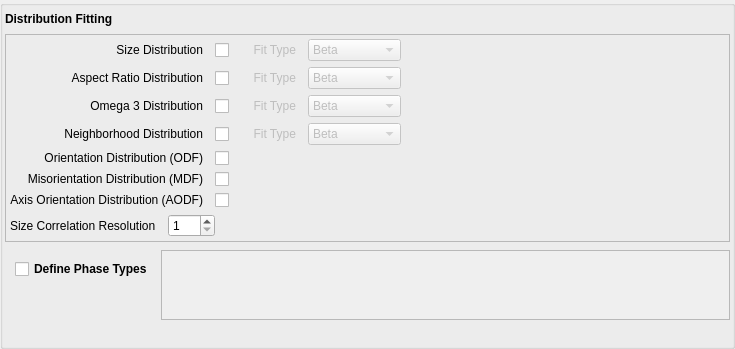
<?xml version="1.0" encoding="UTF-8"?>
<ui version="4.0">
 <class>QGenerateEnsembleStatisticsWidget</class>
 <widget class="QFilterWidget" name="QGenerateEnsembleStatisticsWidget">
  <property name="geometry">
   <rect>
    <x>0</x>
    <y>0</y>
    <width>735</width>
    <height>346</height>
   </rect>
  </property>
  <layout class="QVBoxLayout" name="verticalLayout">
   <property name="spacing">
    <number>8</number>
   </property>
   <property name="leftMargin">
    <number>2</number>
   </property>
   <property name="topMargin">
    <number>6</number>
   </property>
   <property name="rightMargin">
    <number>2</number>
   </property>
   <property name="bottomMargin">
    <number>6</number>
   </property>
   <item>
    <widget class="QLabel" name="label">
     <property name="sizePolicy">
      <sizepolicy hsizetype="Maximum" vsizetype="Maximum">
       <horstretch>0</horstretch>
       <verstretch>0</verstretch>
      </sizepolicy>
     </property>
     <property name="styleSheet">
      <string notr="true">QLabel {
font-weight: bold;
font-size: 12px;
}</string>
     </property>
     <property name="text">
      <string>Distribution Fitting</string>
     </property>
    </widget>
   </item>
   <item>
    <widget class="QFrame" name="distributionTypeFrame">
     <property name="sizePolicy">
      <sizepolicy hsizetype="Preferred" vsizetype="Maximum">
       <horstretch>0</horstretch>
       <verstretch>0</verstretch>
      </sizepolicy>
     </property>
     <property name="frameShape">
      <enum>QFrame::StyledPanel</enum>
     </property>
     <layout class="QVBoxLayout" name="distributionTypeLayout">
      <property name="margin">
       <number>4</number>
      </property>
      <item>
       <layout class="QGridLayout" name="widgetLayout">
        <property name="horizontalSpacing">
         <number>12</number>
        </property>
        <property name="bottomMargin">
         <number>0</number>
        </property>
        <item row="0" column="0">
         <widget class="QLabel" name="label_6">
          <property name="styleSheet">
           <string notr="true"/>
          </property>
          <property name="text">
           <string>Size Distribution</string>
          </property>
          <property name="alignment">
           <set>Qt::AlignRight|Qt::AlignTrailing|Qt::AlignVCenter</set>
          </property>
         </widget>
        </item>
        <item row="0" column="1">
         <widget class="QCheckBox" name="calcSizeDistribution">
          <property name="sizePolicy">
           <sizepolicy hsizetype="Fixed" vsizetype="Preferred">
            <horstretch>0</horstretch>
            <verstretch>0</verstretch>
           </sizepolicy>
          </property>
          <property name="text">
           <string/>
          </property>
         </widget>
        </item>
        <item row="0" column="3">
         <widget class="QLabel" name="label_2">
          <property name="enabled">
           <bool>false</bool>
          </property>
          <property name="text">
           <string>Fit Type</string>
          </property>
          <property name="alignment">
           <set>Qt::AlignRight|Qt::AlignTrailing|Qt::AlignVCenter</set>
          </property>
         </widget>
        </item>
        <item row="0" column="4">
         <widget class="QComboBox" name="m_SizeDistributionFitType">
          <property name="enabled">
           <bool>false</bool>
          </property>
          <item>
           <property name="text">
            <string>Beta</string>
           </property>
          </item>
          <item>
           <property name="text">
            <string>Log Normal</string>
           </property>
          </item>
          <item>
           <property name="text">
            <string>Power Law</string>
           </property>
          </item>
         </widget>
        </item>
        <item row="1" column="0">
         <widget class="QLabel" name="label_7">
          <property name="styleSheet">
           <string notr="true"/>
          </property>
          <property name="text">
           <string>Aspect Ratio Distribution</string>
          </property>
          <property name="alignment">
           <set>Qt::AlignRight|Qt::AlignTrailing|Qt::AlignVCenter</set>
          </property>
         </widget>
        </item>
        <item row="1" column="1">
         <widget class="QCheckBox" name="calcAspectRatioDistribution">
          <property name="sizePolicy">
           <sizepolicy hsizetype="Fixed" vsizetype="Preferred">
            <horstretch>0</horstretch>
            <verstretch>0</verstretch>
           </sizepolicy>
          </property>
          <property name="text">
           <string/>
          </property>
         </widget>
        </item>
        <item row="1" column="3">
         <widget class="QLabel" name="label_8">
          <property name="enabled">
           <bool>false</bool>
          </property>
          <property name="text">
           <string>Fit Type</string>
          </property>
          <property name="alignment">
           <set>Qt::AlignRight|Qt::AlignTrailing|Qt::AlignVCenter</set>
          </property>
         </widget>
        </item>
        <item row="2" column="0">
         <widget class="QLabel" name="label_9">
          <property name="styleSheet">
           <string notr="true"/>
          </property>
          <property name="text">
           <string>Omega 3 Distribution</string>
          </property>
          <property name="alignment">
           <set>Qt::AlignRight|Qt::AlignTrailing|Qt::AlignVCenter</set>
          </property>
         </widget>
        </item>
        <item row="2" column="1">
         <widget class="QCheckBox" name="calcOmega3Distribution">
          <property name="sizePolicy">
           <sizepolicy hsizetype="Fixed" vsizetype="Preferred">
            <horstretch>0</horstretch>
            <verstretch>0</verstretch>
           </sizepolicy>
          </property>
          <property name="text">
           <string/>
          </property>
         </widget>
        </item>
        <item row="2" column="3">
         <widget class="QLabel" name="label_10">
          <property name="enabled">
           <bool>false</bool>
          </property>
          <property name="text">
           <string>Fit Type</string>
          </property>
          <property name="alignment">
           <set>Qt::AlignRight|Qt::AlignTrailing|Qt::AlignVCenter</set>
          </property>
         </widget>
        </item>
        <item row="3" column="0">
         <widget class="QLabel" name="label_11">
          <property name="styleSheet">
           <string notr="true"/>
          </property>
          <property name="text">
           <string>Neighborhood Distribution</string>
          </property>
          <property name="alignment">
           <set>Qt::AlignRight|Qt::AlignTrailing|Qt::AlignVCenter</set>
          </property>
         </widget>
        </item>
        <item row="3" column="1">
         <widget class="QCheckBox" name="calcNeighborhoodDistribution">
          <property name="sizePolicy">
           <sizepolicy hsizetype="Fixed" vsizetype="Preferred">
            <horstretch>0</horstretch>
            <verstretch>0</verstretch>
           </sizepolicy>
          </property>
          <property name="text">
           <string/>
          </property>
         </widget>
        </item>
        <item row="3" column="3">
         <widget class="QLabel" name="label_12">
          <property name="enabled">
           <bool>false</bool>
          </property>
          <property name="text">
           <string>Fit Type</string>
          </property>
          <property name="alignment">
           <set>Qt::AlignRight|Qt::AlignTrailing|Qt::AlignVCenter</set>
          </property>
         </widget>
        </item>
        <item row="4" column="0">
         <widget class="QLabel" name="label_3">
          <property name="sizePolicy">
           <sizepolicy hsizetype="Preferred" vsizetype="Maximum">
            <horstretch>0</horstretch>
            <verstretch>0</verstretch>
           </sizepolicy>
          </property>
          <property name="styleSheet">
           <string notr="true"/>
          </property>
          <property name="text">
           <string>Orientation Distribution (ODF)</string>
          </property>
          <property name="alignment">
           <set>Qt::AlignRight|Qt::AlignTrailing|Qt::AlignVCenter</set>
          </property>
         </widget>
        </item>
        <item row="4" column="1">
         <widget class="QCheckBox" name="calcODF">
          <property name="sizePolicy">
           <sizepolicy hsizetype="Fixed" vsizetype="Maximum">
            <horstretch>0</horstretch>
            <verstretch>0</verstretch>
           </sizepolicy>
          </property>
          <property name="text">
           <string/>
          </property>
         </widget>
        </item>
        <item row="5" column="0">
         <widget class="QLabel" name="label_4">
          <property name="sizePolicy">
           <sizepolicy hsizetype="Preferred" vsizetype="Maximum">
            <horstretch>0</horstretch>
            <verstretch>0</verstretch>
           </sizepolicy>
          </property>
          <property name="styleSheet">
           <string notr="true"/>
          </property>
          <property name="frameShape">
           <enum>QFrame::NoFrame</enum>
          </property>
          <property name="text">
           <string>Misorientation Distribution (MDF)</string>
          </property>
          <property name="alignment">
           <set>Qt::AlignRight|Qt::AlignTrailing|Qt::AlignVCenter</set>
          </property>
         </widget>
        </item>
        <item row="5" column="1">
         <widget class="QCheckBox" name="calcMDF">
          <property name="sizePolicy">
           <sizepolicy hsizetype="Fixed" vsizetype="Maximum">
            <horstretch>0</horstretch>
            <verstretch>0</verstretch>
           </sizepolicy>
          </property>
          <property name="text">
           <string/>
          </property>
         </widget>
        </item>
        <item row="1" column="4">
         <widget class="QComboBox" name="m_AspectRatioDistributionFitType">
          <property name="enabled">
           <bool>false</bool>
          </property>
          <item>
           <property name="text">
            <string>Beta</string>
           </property>
          </item>
          <item>
           <property name="text">
            <string>Log Normal</string>
           </property>
          </item>
          <item>
           <property name="text">
            <string>Power Law</string>
           </property>
          </item>
         </widget>
        </item>
        <item row="2" column="4">
         <widget class="QComboBox" name="m_Omega3DistributionFitType">
          <property name="enabled">
           <bool>false</bool>
          </property>
          <item>
           <property name="text">
            <string>Beta</string>
           </property>
          </item>
          <item>
           <property name="text">
            <string>Log Normal</string>
           </property>
          </item>
          <item>
           <property name="text">
            <string>Power Law</string>
           </property>
          </item>
         </widget>
        </item>
        <item row="3" column="4">
         <widget class="QComboBox" name="m_NeighborhoodDistributionFitType">
          <property name="enabled">
           <bool>false</bool>
          </property>
          <item>
           <property name="text">
            <string>Beta</string>
           </property>
          </item>
          <item>
           <property name="text">
            <string>Log Normal</string>
           </property>
          </item>
          <item>
           <property name="text">
            <string>Power Law</string>
           </property>
          </item>
         </widget>
        </item>
        <item row="0" column="2" rowspan="7">
         <spacer name="horizontalSpacer_2">
          <property name="orientation">
           <enum>Qt::Horizontal</enum>
          </property>
          <property name="sizeType">
           <enum>QSizePolicy::Fixed</enum>
          </property>
          <property name="sizeHint" stdset="0">
           <size>
            <width>12</width>
            <height>20</height>
           </size>
          </property>
         </spacer>
        </item>
        <item row="3" column="5">
         <spacer name="horizontalSpacer">
          <property name="orientation">
           <enum>Qt::Horizontal</enum>
          </property>
          <property name="sizeHint" stdset="0">
           <size>
            <width>40</width>
            <height>20</height>
           </size>
          </property>
         </spacer>
        </item>
        <item row="6" column="0">
         <widget class="QLabel" name="label_5">
          <property name="sizePolicy">
           <sizepolicy hsizetype="Preferred" vsizetype="Maximum">
            <horstretch>0</horstretch>
            <verstretch>0</verstretch>
           </sizepolicy>
          </property>
          <property name="styleSheet">
           <string notr="true"/>
          </property>
          <property name="text">
           <string>Axis Orientation Distribution (AODF)</string>
          </property>
          <property name="alignment">
           <set>Qt::AlignRight|Qt::AlignTrailing|Qt::AlignVCenter</set>
          </property>
         </widget>
        </item>
        <item row="6" column="1">
         <widget class="QCheckBox" name="calcAODF">
          <property name="sizePolicy">
           <sizepolicy hsizetype="Fixed" vsizetype="Maximum">
            <horstretch>0</horstretch>
            <verstretch>0</verstretch>
           </sizepolicy>
          </property>
          <property name="text">
           <string/>
          </property>
         </widget>
        </item>
       </layout>
      </item>
      <item>
       <layout class="QGridLayout" name="gridLayout_3" rowstretch="0" columnstretch="0,0,0" rowminimumheight="0">
        <property name="horizontalSpacing">
         <number>12</number>
        </property>
        <item row="0" column="0">
         <widget class="QLabel" name="label_13">
          <property name="text">
           <string>Size Correlation Resolution</string>
          </property>
         </widget>
        </item>
        <item row="0" column="1">
         <widget class="QSpinBox" name="m_SizeCorrRes">
          <property name="minimum">
           <number>1</number>
          </property>
          <property name="maximum">
           <number>999</number>
          </property>
         </widget>
        </item>
        <item row="0" column="2">
         <spacer name="horizontalSpacer_3">
          <property name="orientation">
           <enum>Qt::Horizontal</enum>
          </property>
          <property name="sizeHint" stdset="0">
           <size>
            <width>40</width>
            <height>20</height>
           </size>
          </property>
         </spacer>
        </item>
       </layout>
      </item>
     </layout>
    </widget>
   </item>
   <item>
    <layout class="QHBoxLayout" name="horizontalLayout_4">
     <property name="bottomMargin">
      <number>0</number>
     </property>
     <item>
      <layout class="QGridLayout" name="gridLayout_2">
       <property name="leftMargin">
        <number>10</number>
       </property>
       <item row="0" column="0" colspan="2">
        <widget class="QCheckBox" name="m_DefinePhaseTypes">
         <property name="sizePolicy">
          <sizepolicy hsizetype="MinimumExpanding" vsizetype="Preferred">
           <horstretch>0</horstretch>
           <verstretch>0</verstretch>
          </sizepolicy>
         </property>
         <property name="styleSheet">
          <string notr="true">QCheckBox {
font-weight: bold;
font-size: 12px;
}</string>
         </property>
         <property name="text">
          <string>Define Phase Types</string>
         </property>
        </widget>
       </item>
       <item row="1" column="0">
        <widget class="QPushButton" name="addPhaseType">
         <property name="enabled">
          <bool>false</bool>
         </property>
         <property name="sizePolicy">
          <sizepolicy hsizetype="Fixed" vsizetype="Fixed">
           <horstretch>0</horstretch>
           <verstretch>0</verstretch>
          </sizepolicy>
         </property>
         <property name="minimumSize">
          <size>
           <width>24</width>
           <height>24</height>
          </size>
         </property>
         <property name="maximumSize">
          <size>
           <width>24</width>
           <height>24</height>
          </size>
         </property>
         <property name="toolTip">
          <string>Add Phase Type</string>
         </property>
         <property name="statusTip">
          <string/>
         </property>
         <property name="whatsThis">
          <string/>
         </property>
         <property name="text">
          <string/>
         </property>
         <property name="icon">
          <iconset resource="../../../../Resources/icons/images/Icons.qrc">
           <normaloff>:/add2.png</normaloff>:/add2.png</iconset>
         </property>
         <property name="iconSize">
          <size>
           <width>24</width>
           <height>24</height>
          </size>
         </property>
         <property name="flat">
          <bool>true</bool>
         </property>
        </widget>
       </item>
       <item row="1" column="1">
        <widget class="QPushButton" name="removePhaseType">
         <property name="enabled">
          <bool>false</bool>
         </property>
         <property name="sizePolicy">
          <sizepolicy hsizetype="Fixed" vsizetype="Fixed">
           <horstretch>0</horstretch>
           <verstretch>0</verstretch>
          </sizepolicy>
         </property>
         <property name="minimumSize">
          <size>
           <width>24</width>
           <height>24</height>
          </size>
         </property>
         <property name="maximumSize">
          <size>
           <width>24</width>
           <height>24</height>
          </size>
         </property>
         <property name="toolTip">
          <string>Delete Phase Type</string>
         </property>
         <property name="statusTip">
          <string/>
         </property>
         <property name="text">
          <string/>
         </property>
         <property name="icon">
          <iconset resource="../../../../Resources/icons/images/Icons.qrc">
           <normaloff>:/delete2.png</normaloff>:/delete2.png</iconset>
         </property>
         <property name="iconSize">
          <size>
           <width>24</width>
           <height>24</height>
          </size>
         </property>
         <property name="flat">
          <bool>true</bool>
         </property>
        </widget>
       </item>
      </layout>
     </item>
     <item>
      <widget class="QTableWidget" name="phaseTypeTableWidget">
       <property name="enabled">
        <bool>false</bool>
       </property>
       <property name="sizePolicy">
        <sizepolicy hsizetype="MinimumExpanding" vsizetype="Preferred">
         <horstretch>0</horstretch>
         <verstretch>0</verstretch>
        </sizepolicy>
       </property>
       <property name="minimumSize">
        <size>
         <width>0</width>
         <height>0</height>
        </size>
       </property>
       <property name="maximumSize">
        <size>
         <width>16777215</width>
         <height>16777215</height>
        </size>
       </property>
       <property name="editTriggers">
        <set>QAbstractItemView::AllEditTriggers</set>
       </property>
       <property name="alternatingRowColors">
        <bool>true</bool>
       </property>
       <property name="selectionBehavior">
        <enum>QAbstractItemView::SelectRows</enum>
       </property>
       <property name="columnCount">
        <number>1</number>
       </property>
       <attribute name="horizontalHeaderVisible">
        <bool>false</bool>
       </attribute>
       <attribute name="horizontalHeaderDefaultSectionSize">
        <number>300</number>
       </attribute>
       <attribute name="verticalHeaderVisible">
        <bool>true</bool>
       </attribute>
       <attribute name="verticalHeaderHighlightSections">
        <bool>false</bool>
       </attribute>
       <column/>
      </widget>
     </item>
    </layout>
   </item>
   <item>
    <layout class="QHBoxLayout" name="horizontalLayout_5">
     <property name="spacing">
      <number>8</number>
     </property>
     <property name="leftMargin">
      <number>5</number>
     </property>
     <property name="bottomMargin">
      <number>0</number>
     </property>
     <item>
      <spacer name="horizontalSpacer_4">
       <property name="orientation">
        <enum>Qt::Horizontal</enum>
       </property>
       <property name="sizeHint" stdset="0">
        <size>
         <width>40</width>
         <height>20</height>
        </size>
       </property>
      </spacer>
     </item>
    </layout>
   </item>
  </layout>
 </widget>
 <customwidgets>
  <customwidget>
   <class>QFilterWidget</class>
   <extends>QGroupBox</extends>
   <header location="global">QFilterWidget.h</header>
   <container>1</container>
  </customwidget>
 </customwidgets>
 <resources>
  <include location="../../../../Resources/icons/images/Icons.qrc"/>
 </resources>
 <connections>
  <connection>
   <sender>m_DefinePhaseTypes</sender>
   <signal>toggled(bool)</signal>
   <receiver>addPhaseType</receiver>
   <slot>setEnabled(bool)</slot>
   <hints>
    <hint type="sourcelabel">
     <x>61</x>
     <y>273</y>
    </hint>
    <hint type="destinationlabel">
     <x>39</x>
     <y>303</y>
    </hint>
   </hints>
  </connection>
  <connection>
   <sender>m_DefinePhaseTypes</sender>
   <signal>toggled(bool)</signal>
   <receiver>removePhaseType</receiver>
   <slot>setEnabled(bool)</slot>
   <hints>
    <hint type="sourcelabel">
     <x>87</x>
     <y>273</y>
    </hint>
    <hint type="destinationlabel">
     <x>123</x>
     <y>303</y>
    </hint>
   </hints>
  </connection>
  <connection>
   <sender>calcSizeDistribution</sender>
   <signal>toggled(bool)</signal>
   <receiver>label_2</receiver>
   <slot>setEnabled(bool)</slot>
   <hints>
    <hint type="sourcelabel">
     <x>250</x>
     <y>63</y>
    </hint>
    <hint type="destinationlabel">
     <x>328</x>
     <y>49</y>
    </hint>
   </hints>
  </connection>
  <connection>
   <sender>calcSizeDistribution</sender>
   <signal>toggled(bool)</signal>
   <receiver>m_SizeDistributionFitType</receiver>
   <slot>setEnabled(bool)</slot>
   <hints>
    <hint type="sourcelabel">
     <x>250</x>
     <y>63</y>
    </hint>
    <hint type="destinationlabel">
     <x>405</x>
     <y>56</y>
    </hint>
   </hints>
  </connection>
  <connection>
   <sender>calcAspectRatioDistribution</sender>
   <signal>toggled(bool)</signal>
   <receiver>label_8</receiver>
   <slot>setEnabled(bool)</slot>
   <hints>
    <hint type="sourcelabel">
     <x>250</x>
     <y>93</y>
    </hint>
    <hint type="destinationlabel">
     <x>311</x>
     <y>80</y>
    </hint>
   </hints>
  </connection>
  <connection>
   <sender>calcAspectRatioDistribution</sender>
   <signal>toggled(bool)</signal>
   <receiver>m_AspectRatioDistributionFitType</receiver>
   <slot>setEnabled(bool)</slot>
   <hints>
    <hint type="sourcelabel">
     <x>250</x>
     <y>93</y>
    </hint>
    <hint type="destinationlabel">
     <x>412</x>
     <y>81</y>
    </hint>
   </hints>
  </connection>
  <connection>
   <sender>calcOmega3Distribution</sender>
   <signal>toggled(bool)</signal>
   <receiver>label_10</receiver>
   <slot>setEnabled(bool)</slot>
   <hints>
    <hint type="sourcelabel">
     <x>250</x>
     <y>123</y>
    </hint>
    <hint type="destinationlabel">
     <x>322</x>
     <y>109</y>
    </hint>
   </hints>
  </connection>
  <connection>
   <sender>calcOmega3Distribution</sender>
   <signal>toggled(bool)</signal>
   <receiver>m_Omega3DistributionFitType</receiver>
   <slot>setEnabled(bool)</slot>
   <hints>
    <hint type="sourcelabel">
     <x>250</x>
     <y>123</y>
    </hint>
    <hint type="destinationlabel">
     <x>420</x>
     <y>111</y>
    </hint>
   </hints>
  </connection>
  <connection>
   <sender>calcNeighborhoodDistribution</sender>
   <signal>toggled(bool)</signal>
   <receiver>label_12</receiver>
   <slot>setEnabled(bool)</slot>
   <hints>
    <hint type="sourcelabel">
     <x>250</x>
     <y>153</y>
    </hint>
    <hint type="destinationlabel">
     <x>316</x>
     <y>137</y>
    </hint>
   </hints>
  </connection>
  <connection>
   <sender>calcNeighborhoodDistribution</sender>
   <signal>toggled(bool)</signal>
   <receiver>m_NeighborhoodDistributionFitType</receiver>
   <slot>setEnabled(bool)</slot>
   <hints>
    <hint type="sourcelabel">
     <x>250</x>
     <y>153</y>
    </hint>
    <hint type="destinationlabel">
     <x>447</x>
     <y>141</y>
    </hint>
   </hints>
  </connection>
  <connection>
   <sender>m_DefinePhaseTypes</sender>
   <signal>toggled(bool)</signal>
   <receiver>phaseTypeTableWidget</receiver>
   <slot>setEnabled(bool)</slot>
   <hints>
    <hint type="sourcelabel">
     <x>27</x>
     <y>273</y>
    </hint>
    <hint type="destinationlabel">
     <x>192</x>
     <y>286</y>
    </hint>
   </hints>
  </connection>
  <connection>
   <sender>calcSizeDistribution</sender>
   <signal>clicked()</signal>
   <receiver>QGenerateEnsembleStatisticsWidget</receiver>
   <slot>inputChanged()</slot>
   <hints>
    <hint type="sourcelabel">
     <x>245</x>
     <y>41</y>
    </hint>
    <hint type="destinationlabel">
     <x>212</x>
     <y>12</y>
    </hint>
   </hints>
  </connection>
  <connection>
   <sender>m_SizeDistributionFitType</sender>
   <signal>currentIndexChanged(int)</signal>
   <receiver>QGenerateEnsembleStatisticsWidget</receiver>
   <slot>inputChanged()</slot>
   <hints>
    <hint type="sourcelabel">
     <x>500</x>
     <y>48</y>
    </hint>
    <hint type="destinationlabel">
     <x>511</x>
     <y>7</y>
    </hint>
   </hints>
  </connection>
  <connection>
   <sender>m_AspectRatioDistributionFitType</sender>
   <signal>currentIndexChanged(int)</signal>
   <receiver>QGenerateEnsembleStatisticsWidget</receiver>
   <slot>inputChanged()</slot>
   <hints>
    <hint type="sourcelabel">
     <x>420</x>
     <y>90</y>
    </hint>
    <hint type="destinationlabel">
     <x>480</x>
     <y>8</y>
    </hint>
   </hints>
  </connection>
  <connection>
   <sender>m_Omega3DistributionFitType</sender>
   <signal>currentIndexChanged(int)</signal>
   <receiver>QGenerateEnsembleStatisticsWidget</receiver>
   <slot>inputChanged()</slot>
   <hints>
    <hint type="sourcelabel">
     <x>471</x>
     <y>108</y>
    </hint>
    <hint type="destinationlabel">
     <x>546</x>
     <y>10</y>
    </hint>
   </hints>
  </connection>
  <connection>
   <sender>m_NeighborhoodDistributionFitType</sender>
   <signal>currentIndexChanged(int)</signal>
   <receiver>QGenerateEnsembleStatisticsWidget</receiver>
   <slot>inputChanged()</slot>
   <hints>
    <hint type="sourcelabel">
     <x>402</x>
     <y>139</y>
    </hint>
    <hint type="destinationlabel">
     <x>546</x>
     <y>19</y>
    </hint>
   </hints>
  </connection>
  <connection>
   <sender>calcAODF</sender>
   <signal>clicked()</signal>
   <receiver>QGenerateEnsembleStatisticsWidget</receiver>
   <slot>inputChanged()</slot>
   <hints>
    <hint type="sourcelabel">
     <x>531</x>
     <y>167</y>
    </hint>
    <hint type="destinationlabel">
     <x>546</x>
     <y>23</y>
    </hint>
   </hints>
  </connection>
  <connection>
   <sender>calcODF</sender>
   <signal>clicked()</signal>
   <receiver>QGenerateEnsembleStatisticsWidget</receiver>
   <slot>inputChanged()</slot>
   <hints>
    <hint type="sourcelabel">
     <x>239</x>
     <y>167</y>
    </hint>
    <hint type="destinationlabel">
     <x>266</x>
     <y>5</y>
    </hint>
   </hints>
  </connection>
  <connection>
   <sender>calcMDF</sender>
   <signal>clicked()</signal>
   <receiver>QGenerateEnsembleStatisticsWidget</receiver>
   <slot>inputChanged()</slot>
   <hints>
    <hint type="sourcelabel">
     <x>247</x>
     <y>194</y>
    </hint>
    <hint type="destinationlabel">
     <x>364</x>
     <y>323</y>
    </hint>
   </hints>
  </connection>
  <connection>
   <sender>calcAspectRatioDistribution</sender>
   <signal>clicked()</signal>
   <receiver>QGenerateEnsembleStatisticsWidget</receiver>
   <slot>inputChanged()</slot>
   <hints>
    <hint type="sourcelabel">
     <x>243</x>
     <y>87</y>
    </hint>
    <hint type="destinationlabel">
     <x>230</x>
     <y>318</y>
    </hint>
   </hints>
  </connection>
  <connection>
   <sender>calcOmega3Distribution</sender>
   <signal>clicked()</signal>
   <receiver>QGenerateEnsembleStatisticsWidget</receiver>
   <slot>inputChanged()</slot>
   <hints>
    <hint type="sourcelabel">
     <x>243</x>
     <y>113</y>
    </hint>
    <hint type="destinationlabel">
     <x>546</x>
     <y>314</y>
    </hint>
   </hints>
  </connection>
  <connection>
   <sender>calcNeighborhoodDistribution</sender>
   <signal>clicked()</signal>
   <receiver>QGenerateEnsembleStatisticsWidget</receiver>
   <slot>inputChanged()</slot>
   <hints>
    <hint type="sourcelabel">
     <x>240</x>
     <y>140</y>
    </hint>
    <hint type="destinationlabel">
     <x>525</x>
     <y>322</y>
    </hint>
   </hints>
  </connection>
  <connection>
   <sender>m_DefinePhaseTypes</sender>
   <signal>clicked()</signal>
   <receiver>QGenerateEnsembleStatisticsWidget</receiver>
   <slot>inputChanged()</slot>
   <hints>
    <hint type="sourcelabel">
     <x>148</x>
     <y>250</y>
    </hint>
    <hint type="destinationlabel">
     <x>301</x>
     <y>332</y>
    </hint>
   </hints>
  </connection>
 </connections>
 <slots>
  <slot>inputChanged()</slot>
 </slots>
</ui>
